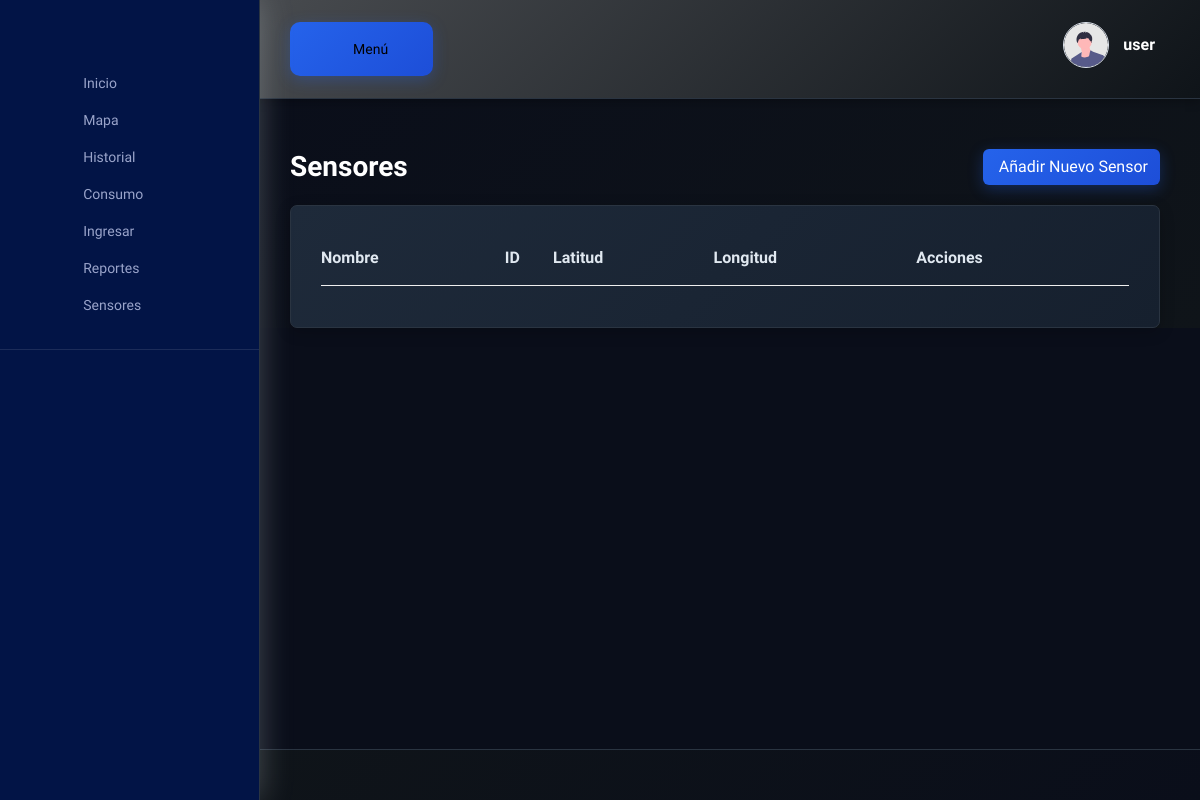
The page /sensores/ (signed in) on the database as committed earlier.
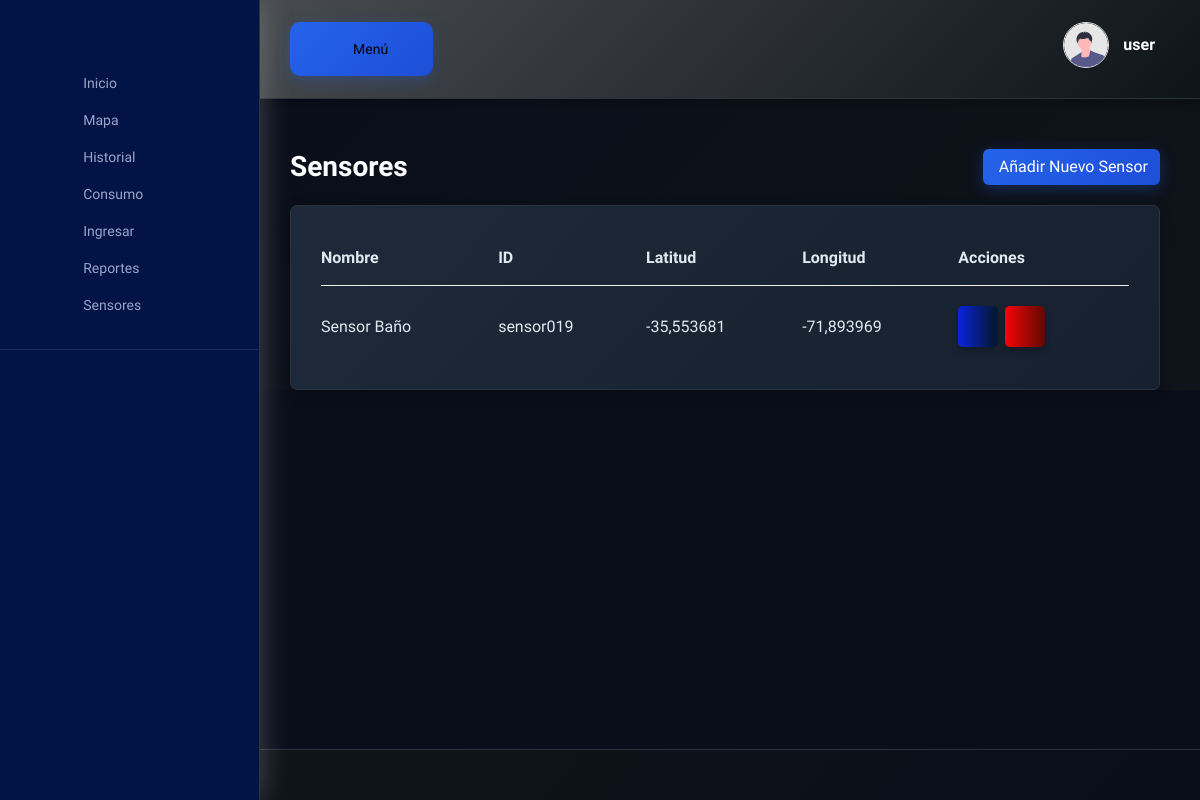
The same page on the database as committed later.
### sensores/models.py (models this page shows, shortened)
class Dispositivo(models.Model):
    usuario = models.ForeignKey(Usuario, on_delete=models.CASCADE, related_name="dispositivos")
    id_dispositivo_mqtt = models.CharField(max_length=100, unique=True, help_text="El ID único usado en los mensajes MQTT")
    nombre = models.CharField(max_length=100, blank=True)
    limite_flujo_excesivo = models.FloatField(null=True, blank=True)
    latitud = models.FloatField(null=True, blank=True)
    longitud = models.FloatField(null=True, blank=True)

### sensores/views.py (the view)
# urls.py: path('sensores/', sensores_views.lista_sensores_view, name='lista_sensores'),
@login_required
def lista_sensores_view(request):
    sensores = Dispositivo.objects.filter(usuario__usuario=request.user)
    context = {
        'sensores': sensores
    }
    return render(request, 'sensores/dashboard_sensores.html', context)

### templates/sensores/dashboard_sensores.html (shortened to what this page needs)
{% extends "base/base_dashboard.html" %}
{% load static %}
{% block page_styles %}
  <link rel="stylesheet" href="https://cdn.datatables.net/1.13.6/css/dataTables.bootstrap5.min.css" />
{% endblock %}
{% block dashboard_content %}
  <div class="title-wrapper pt-30 mb-20 d-flex justify-content-between align-items-center">
    <div class="row align-items-center">
      <div class="col-md-12">
        <h2>Sensores</h2>
      </div>
    </div>
    <a href="{% url 'ingreso_pagina' %}" class="btn btn-primary">
       Añadir Nuevo Sensor
    </a>
  </div>
  <div class="card-style">
    <div class="card-body">
      <div class="table-responsive">
        <table id="sensoresTabla" class="table table-hover">
          <thead>
            <tr>
              <th>Nombre</th>
              <th>ID</th>
              <th>Latitud</th>
              <th>Longitud</th>
              <th>Acciones</th>
            </tr>
          </thead>
          <tbody>
            {% for sensor in sensores %}
            <tr>
              <td>{{ sensor.nombre|default:"Sin Nombre" }}</td>
              <td>{{ sensor.id_dispositivo_mqtt }}</td>
              <td>{{ sensor.latitud|default:"N/A" }}</td>
              <td>{{ sensor.longitud|default:"N/A" }}</td>
              <td>
                <a href="{% url 'editar_sensor' id_mqtt=sensor.id_dispositivo_mqtt %}" class="btn btn-artista-azul" style="margin-right: 3px;" title="Editar">
                </a>
                <a href="{% url 'eliminar_sensor' id_mqtt=sensor.id_dispositivo_mqtt %}" class="btn btn-artista-rojo" title="Eliminar">
                </a>
              </td>
            </tr>
            {% endfor %}
          </tbody>
        </table>
      </div>
    </div>
  </div>
{% endblock %}

### templates/base/base_dashboard.html (shortened to what this page needs)
{% load static %}
<!DOCTYPE html>
<html lang="es">
<head>
    <link rel="stylesheet" href="{% static 'assets/css/bootstrap.min.css' %}" />
    <link href="https://cdn.lineicons.com/4.0/lineicons.css" rel="stylesheet" />
    <link rel="stylesheet" href="{% static 'assets/css/main.css' %}" />
    <link rel="stylesheet" href="{% static 'css/dashboard-dark-blue.css' %}" />
    <link rel="stylesheet" href="{% static 'estilocss/style.css' %}" />
    {% block page_styles %}{% endblock %}
</head>
<body>
  <aside class="sidebar-nav-wrapper">
    <div class="sidebar-logo">
        <nav class="sidebar-nav">
          <ul>
            {% if request.user.usuario.membresias.all.count > 0 %}
              <li class="nav-item">
                  <a href="{% url 'empresa_inicio' %}">
                      <span class="icon"><i class="lni lni-apartment"></i></span>
                      <span class="text">Inicio Empresa</span>
                  </a>
              </li>
              <li class="nav-item">
                  <a href="{% url 'empresa_mapa_general' %}">
                      <span class="icon"><i class="lni lni-map-marker"></i></span>
                      <span class="text">Mapa General</span>
                  </a>
              </li>
              <li class="nav-item">
                  <a href="{% url 'empresa_lista_clientes' %}">
                      <span class="icon"><i class="lni lni-users"></i></span>
                      <span class="text">Lista de Clientes</span>
                  </a>
              </li>
              <li class="nav-item">
                  <a href="{% url 'empresa_crear_cliente' %}">
                      <span class="icon"><i class="lni lni-plus"></i></span>
                      <span class="text">Registrar Cliente</span>
                  </a>
              </li>
              <li class="nav-item">
                <a href="{% url 'empresa_facturacion' %}">
                    <span class="icon"><i class="lni lni-revenue"></i></span>
                    <span class="text">Facturación</span>
                </a>
              </li>
              <li class="nav-item">
                  <a href="{% url 'empresa_configuracion_tarifas' %}">
                      <span class="icon"><i class="lni lni-cog"></i></span>
                      <span class="text">Configurar Tarifas</span>
                  </a>
              </li>
          {% else %}
          <li class="nav-item">
              <a href="{% url 'post_login' %}">
                  <span class="icon"></span>
                  <span class="text">Inicio</span>
              </a>
          </li>
          <li class="nav-item">
              <a href="{% url 'mapa_pagina' %}">
                  <span class="icon"></span>
                  <span class="text">Mapa</span>
              </a>
          </li>
          <li class="nav-item">
              <a href="{% url 'historial_pagina' %}">
                  <span class="icon"></span>
                  <span class="text">Historial</span>
              </a>
          </li>
          <li class="nav-item">
              <a href="{% url 'consumo_pagina' %}">
                  <span class="icon"></span>
                  <span class="text">Consumo</span>
              </a>
          </li>
          <li class="nav-item">
              <a href="{% url 'ingreso_pagina' %}">
                  <span class="icon"></span>
                  <span class="text">Ingresar</span>
              </a>
          </li>
          <li class="nav-item">
              <a href="{% url 'reportes_pagina' %}">
                  <span class="icon"></span>
                  <span class="text">Reportes</span>
              </a>
          </li>
          <li class="nav-item">
            <a href="{% url 'lista_sensores' %}"> <span class="icon"></span>
                <span class="text">Sensores</span>
            </a>
          </li>
        {% endif %}
      </ul>
    </nav>
  </aside>
  <main class="main-wrapper">
    <header class="header">
      <div class="container-fluid">
        <div class="row">
          <div class="col-lg-5 col-md-5 col-6">
            <div class="header-left d-flex align-items-center">
              <button style="border-radius: 10px;" id="menu-toggle" class="main-btn rounded-10" aria-label="Alternar menú" aria-expanded="false">
                 Menú
              </button>
            </div>
          </div>
          <div class="col-lg-7 col-md-7 col-6">
            <div class="header-right">
              <div class="profile-box">
                <button class="dropdown-toggle bg-transparent border-0" type="button" id="profile" data-bs-toggle="dropdown" aria-haspopup="true" aria-expanded="false" aria-label="Abrir menú de perfil">
                  <div class="profile-info">
                    <div class="info">
                      <div class="image">
                        <img src="{% static 'img/undraw_profile.svg' %}" alt="Profile" />
                      </div>
                      <div>
                        <h6>{{user.username}}</h6>
                      </div>
                    </div>
                  </div>
                </button>
              </div>
            </div>
          </div>
        </div>
      </div>
    </header>
    <section class="section">
      <div class="container-fluid">
        {% block dashboard_content %}
          {% endblock %}
      </div>
    </section>
    <footer class="footer">
    </footer>
  </main>
</body>
</html>

### static/css/dashboard-dark-blue.css (style rules this page uses)
body { background: #0a0e1a; color: #e0e8f0; }
.section { background: linear-gradient(135deg, #0a0e1a 0%, #0f1419 100%); }
.sidebar-nav-wrapper { background: linear-gradient(180deg, #1a2332 0%, #0f1419 100%); border-right: 1px solid #2a3441; }
.header { background: linear-gradient(135deg, #484b4f 0%, #0f1419 100%); border-bottom: 1px solid #2a3441; box-shadow: 0 2px 10px rgba(0,0,0,0.3); }
.icon-card, .card-style { background: linear-gradient(135deg, #1e2a3a 0%, #16202e 100%); border: 1px solid #2a3441; box-shadow: 0 4px 15px rgba(0,0,0,0.2); }
.btn-primary { background: linear-gradient(135deg, #2563eb 0%, #1d4ed8 100%); border: none; box-shadow: 0 4px 15px rgba(37,99,235,0.3); }
h2, h3, h4, h5, h6 { color: #e0e8f0; }
.footer { background: linear-gradient(135deg, #0f1419 0%, #0a0e1a 100%); border-top: 1px solid #2a3441; }
.main-btn { background: linear-gradient(135deg, #2563eb 0%, #1d4ed8 100%); border: none; box-shadow: 0 4px 15px rgba(37,99,235,0.3); }
.card-body, .card-body p { color: #e3e3e3; }
h1, h2, h3, h4, h5, h6, .card-title, .card-header h6 { color: #ffffff; }

### static/estilocss/style.css (style rules this page uses)
.btn-artista-azul { position: relative; display: inline-block; padding: 10px 20px; font-size: 14px; font-weight: 600; color: white; text-align: center; text-decoration: none; background: linear-gradient(90deg, #0825df, #051627); border: none; border-radius: 5px; overflow: hidden; cursor: pointer; transition: all 0.3s ease; box-shadow: 0 4px 6px rgba(0, 0, 0, 0.2); }
.btn-artista-rojo { position: relative; display: inline-block; padding: 10px 20px; font-size: 14px; font-weight: 600; color: white; text-align: center; text-decoration: none; background: linear-gradient(90deg, #f70505, #600803); border: none; border-radius: 5px; overflow: hidden; cursor: pointer; transition: all 0.3s ease; box-shadow: 0 4px 6px rgba(0, 0, 0, 0.2); }

### templates/base/base_dashboard.html (style rules this page uses)
.sidebar-nav-wrapper { position: fixed; top: 0; left: 0; height: 100vh; overflow-y: auto; width: 260px; background: #021446; z-index: 999; }
.section { padding-top: 20px; }

### templates/sensores/dashboard_sensores.html (style rules this page uses)
.table { color: #e0e8f0; }

Rows that differ between the two databases and show on the page:
added Dispositivo: nombre "Sensor Baño", id_dispositivo_mqtt "sensor019", latitud "-35,553681", longitud "-71,893969"
